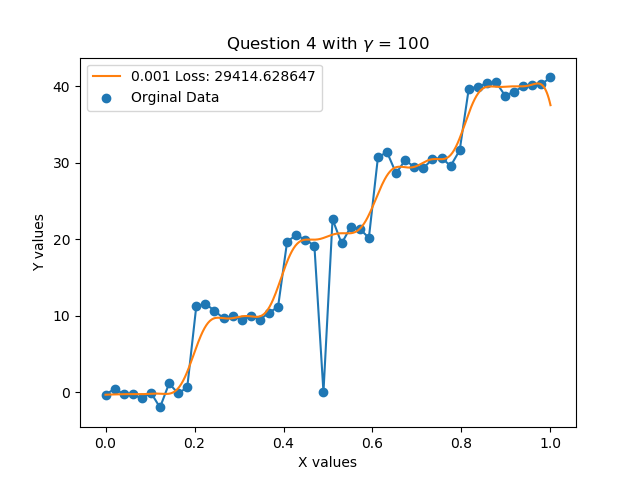

Python code for this plot:
import numpy as np
import matplotlib.pyplot as plt
import cvxpy as cvx
from utils import *
from tqdm import tqdm
# Data Generation
xr, yr = Data_Generation()


### Constant Setup
# K = np.zeros((x.shape[0],x.shape[0]))
# Kf = Kernel()
# K = Km(xr)
alpha = cvx.Variable((xr.shape[0]-1,1))
print(alpha.shape)
lam_vals1 = np.array([0, .1])
# lam_vals2 = np.logspace(1,10,10)
# lam_vals2 = np.array([1,1])
# lam_vals = np.array(  [1,2])
lam = cvx.Parameter(nonneg = True)
# lam2 = cvx.Parameter(nonneg = True)
Plot = Plotter(xr,yr)


### Problem Setup

# objective = cvx.Problem(cvx.Minimize(cvx.sum(y-K@alpha)))


lam_vals = np.geomspace(.0000001,100,10)
gammas = np.arange(500,2500,100)
gammas = [100]
lam_vals = [lam_vals[4]]
print(gammas, lam_vals)
# Plot.__init__
## One-Out Cross
# for k in range(lam_vals2.shape[0]):
#     lam2.value = lam_vals2[k]
losses = []
for k in tqdm(range(len(gammas))):
    gamma = gammas[k]
    for j in tqdm(range(len(lam_vals))):
        lam.value = lam_vals[j]
        loss = 0
        for i in (range(xr.shape[0])):
            x = np.delete(xr,i).reshape(xr.shape[0]-1,1)
            y = np.delete(yr,i).reshape(xr.shape[0]-1,1)
            K = Km(x,gamma)
            D = D_matrix(x.shape[0])

            square = cvx.square(cvx.norm(K@alpha-y,1))
            # D * K
            constraint1 = cvx.quad_form(alpha,K)
            constraint2 = [D@K*alpha >= 0]            # l =  +
            objective = cvx.Problem(cvx.Minimize(square + lam * constraint1),constraint2)
            objective.solve()
            # print(alpha.value)
            loss += Plot.loss(alpha.value,x,gamma,i)
        loss /= xr.shape[0]
        # losses[k][j] = loss
        Plot.overlay(alpha.value,x,lam.value,loss,gamma)
print(losses)
plt.legend()
plt.xlabel("X values")
plt.ylabel("Y values")
plt.title("Question 4 with $\gamma$ = "+ str(gamma))
# plt.show()
plt.savefig("Question2d.png")
